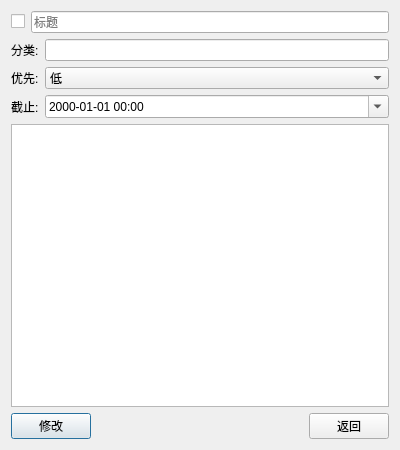
<?xml version="1.0" encoding="UTF-8"?>
<ui version="4.0">
 <class>TodoDetailDialog</class>
 <widget class="QDialog" name="TodoDetailDialog">
  <property name="geometry">
   <rect>
    <x>0</x>
    <y>0</y>
    <width>400</width>
    <height>450</height>
   </rect>
  </property>
  <property name="windowTitle">
   <string>待办事项详情</string>
  </property>
  <layout class="QVBoxLayout" name="verticalLayout">
   <item>
    <layout class="QHBoxLayout" name="horizontalLayout">
     <item>
      <widget class="QCheckBox" name="statusInput">
       <property name="text">
        <string/>
       </property>
      </widget>
     </item>
     <item>
      <widget class="QLineEdit" name="titleInput">
       <property name="placeholderText">
        <string>标题</string>
       </property>
      </widget>
     </item>
    </layout>
   </item>
   <item>
    <layout class="QFormLayout" name="formLayout">
     <item row="0" column="0">
      <widget class="QLabel" name="label_2">
       <property name="text">
        <string>分类:</string>
       </property>
      </widget>
     </item>
     <item row="0" column="1">
      <widget class="QLineEdit" name="categoryInput"/>
     </item>
     <item row="1" column="0">
      <widget class="QLabel" name="label_4">
       <property name="text">
        <string>优先:</string>
       </property>
      </widget>
     </item>
     <item row="1" column="1">
      <widget class="QComboBox" name="priorityInput">
       <item>
        <property name="text">
         <string>低</string>
        </property>
       </item>
       <item>
        <property name="text">
         <string>中</string>
        </property>
       </item>
       <item>
        <property name="text">
         <string>高</string>
        </property>
       </item>
      </widget>
     </item>
     <item row="2" column="0">
      <widget class="QLabel" name="label_6">
       <property name="text">
        <string>截止:</string>
       </property>
      </widget>
     </item>
     <item row="2" column="1">
      <widget class="QDateTimeEdit" name="deadlineInput">
       <property name="displayFormat">
        <string>yyyy-MM-dd HH:mm</string>
       </property>
       <property name="calendarPopup">
        <bool>true</bool>
       </property>
      </widget>
     </item>
    </layout>
   </item>
   <item>
    <widget class="QTextEdit" name="descriptionInput"/>
   </item>
   <item>
    <layout class="QHBoxLayout" name="buttonLayout">
     <item>
      <widget class="QPushButton" name="updateButton">
       <property name="text">
        <string>修改</string>
       </property>
      </widget>
     </item>
     <item>
      <spacer name="horizontalSpacer">
       <property name="orientation">
        <enum>Qt::Orientation::Horizontal</enum>
       </property>
       <property name="sizeHint" stdset="0">
        <size>
         <width>40</width>
         <height>20</height>
        </size>
       </property>
      </spacer>
     </item>
     <item>
      <widget class="QPushButton" name="cancelButton">
       <property name="text">
        <string>返回</string>
       </property>
      </widget>
     </item>
    </layout>
   </item>
  </layout>
 </widget>
 <resources/>
 <connections/>
</ui>
